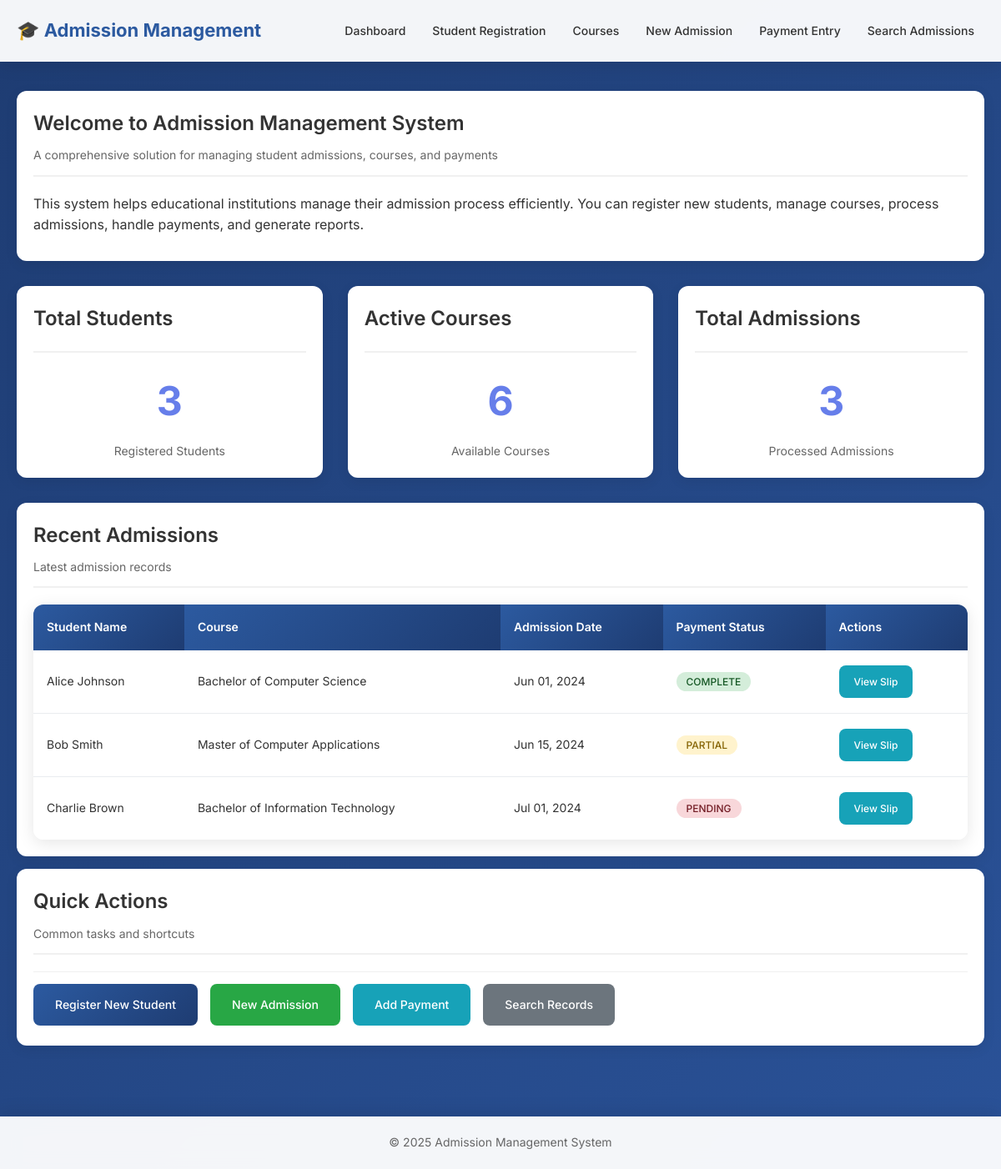
The page / on the database its author committed.
### tables this page shows
CREATE TABLE IF NOT EXISTS admission (
    Admission_ID INT AUTO_INCREMENT PRIMARY KEY,
    Student_ID INT NOT NULL,
    Course_ID INT NOT NULL,
    Admission_Date DATE NOT NULL,
    Payment_Status ENUM('Pending', 'Partial', 'Complete') DEFAULT 'Pending',
    Created_Date TIMESTAMP DEFAULT CURRENT_TIMESTAMP,
    FOREIGN KEY (Student_ID) REFERENCES student(Student_ID) ON DELETE CASCADE,
    FOREIGN KEY (Course_ID) REFERENCES course(Course_ID) ON DELETE CASCADE
);

CREATE TABLE IF NOT EXISTS student (
    Student_ID INT AUTO_INCREMENT PRIMARY KEY,
    Name VARCHAR(100) NOT NULL,
    Email VARCHAR(100) UNIQUE NOT NULL,
    Phone VARCHAR(15) NOT NULL,
    Address TEXT NOT NULL,
    DOB DATE NOT NULL,
    Created_Date TIMESTAMP DEFAULT CURRENT_TIMESTAMP
);

CREATE TABLE IF NOT EXISTS course (
    Course_ID INT AUTO_INCREMENT PRIMARY KEY,
    Course_Name VARCHAR(150) NOT NULL,
    Duration VARCHAR(50) NOT NULL,
    Fees DECIMAL(10,2) NOT NULL,
    Dept_ID INT,
    FOREIGN KEY (Dept_ID) REFERENCES department(Dept_ID)
);

### index.php (the view, shortened to what this page needs)
<!DOCTYPE html>
<html lang="en">
<head>
    <link rel="stylesheet" href="css/style.css">
</head>
<body>
    <nav class="navbar">
        <div class="nav-container">
            <a href="index.php" class="nav-brand">🎓 Admission Management</a>
            <ul class="nav-menu">
                <li><a href="index.php" class="nav-link">Dashboard</a></li>
                <li><a href="student_registration.php" class="nav-link">Student Registration</a></li>
                <li><a href="courses.php" class="nav-link">Courses</a></li>
                <li><a href="admission_form.php" class="nav-link">New Admission</a></li>
                <li><a href="payment_entry.php" class="nav-link">Payment Entry</a></li>
                <li><a href="search_admissions.php" class="nav-link">Search Admissions</a></li>
            </ul>
        </div>
    </nav>
    <div class="main-content">
        <div class="container">
            <div class="card">
                <div class="card-header">
                    <h1 class="card-title">Welcome to Admission Management System</h1>
                    <p class="card-subtitle">A comprehensive solution for managing student admissions, courses, and payments</p>
                </div>
                <div class="row">
                    <div class="col-md-12">
                        <p>This system helps educational institutions manage their admission process efficiently. You can register new students, manage courses, process admissions, handle payments, and generate reports.</p>
                    </div>
                </div>
            </div>
            <div class="row">
                <div class="col-md-4">
                    <div class="card">
                        <div class="card-header">
                            <h3 class="card-title">Total Students</h3>
                        </div>
                        <?php
                        require_once 'config/database.php';
                        $result = $conn->query("SELECT COUNT(*) as count FROM student");
                        $student_count = $result->fetch_assoc()['count'];
                        ?>
                        <div class="stats-number"><?php echo $student_count; ?></div>
                        <div class="stats-label">Registered Students</div>
                    </div>
                </div>
                <div class="col-md-4">
                    <div class="card">
                        <div class="card-header">
                            <h3 class="card-title">Active Courses</h3>
                        </div>
                        <?php
                        $result = $conn->query("SELECT COUNT(*) as count FROM course");
                        $course_count = $result->fetch_assoc()['count'];
                        ?>
                        <div class="stats-number"><?php echo $course_count; ?></div>
                        <div class="stats-label">Available Courses</div>
                    </div>
                </div>
                <div class="col-md-4">
                    <div class="card">
                        <div class="card-header">
                            <h3 class="card-title">Total Admissions</h3>
                        </div>
                        <?php
                        $result = $conn->query("SELECT COUNT(*) as count FROM admission");
                        $admission_count = $result->fetch_assoc()['count'];
                        ?>
                        <div class="stats-number"><?php echo $admission_count; ?></div>
                        <div class="stats-label">Processed Admissions</div>
                    </div>
                </div>
            </div>
            <div class="card">
                <div class="card-header">
                    <h2 class="card-title">Recent Admissions</h2>
                    <p class="card-subtitle">Latest admission records</p>
                </div>
                <div class="table-responsive">
                    <table class="table">
                        <thead>
                            <tr>
                                <th>Student Name</th>
                                <th>Course</th>
                                <th>Admission Date</th>
                                <th>Payment Status</th>
                                <th>Actions</th>
                            </tr>
                        </thead>
                        <tbody>
                            <?php
                            $sql = "SELECT a.*, s.Name as student_name, c.Course_Name
                                   FROM admission a
                                   JOIN student s ON a.Student_ID = s.Student_ID
                                   JOIN course c ON a.Course_ID = c.Course_ID
                                   ORDER BY a.Created_Date DESC LIMIT 5";
                            $result = $conn->query($sql);
                            if ($result->num_rows > 0) {
                                while($row = $result->fetch_assoc()) {
                                    echo "<tr>";
                                    echo "<td>" . htmlspecialchars($row['student_name']) . "</td>";
                                    echo "<td>" . htmlspecialchars($row['Course_Name']) . "</td>";
                                    echo "<td>" . date('M d, Y', strtotime($row['Admission_Date'])) . "</td>";
                                    echo "<td><span class='status-badge status-" . strtolower($row['Payment_Status']) . "'>" . $row['Payment_Status'] . "</span></td>";
                                    echo "<td>";
                                    echo "<a href='admission_slip.php?id=" . $row['Admission_ID'] . "' class='btn btn-info btn-small'>View Slip</a>";
                                    echo "</td>";
                                    echo "</tr>";
                                }
                            } else {
                                echo "<tr><td colspan='5' style='text-align: center; color: #666;'>No admissions found</td></tr>";
                            }
                            ?>
                        </tbody>
                    </table>
                </div>
            </div>
            <div class="card">
                <div class="card-header">
                    <h2 class="card-title">Quick Actions</h2>
                    <p class="card-subtitle">Common tasks and shortcuts</p>
                </div>
                <div class="btn-group">
                    <a href="student_registration.php" class="btn btn-primary">Register New Student</a>
                    <a href="admission_form.php" class="btn btn-success">New Admission</a>
                    <a href="payment_entry.php" class="btn btn-info">Add Payment</a>
                    <a href="search_admissions.php" class="btn btn-secondary">Search Records</a>
                </div>
            </div>
        </div>
    </div>
    <footer class="footer">
        <div class="container">
            <p class="footer-text">© 2025 Admission Management System</p>
        </div>
    </footer>
</body>
</html>

### css/style.css (style rules this page uses)
* { margin: 0; padding: 0; box-sizing: border-box; }
body { font-family: 'Inter', 'Segoe UI', Tahoma, Geneva, Verdana, sans-serif; background: linear-gradient(135deg, #1e3c72 0%, #2a5298 100%); min-height: 100vh; line-height: 1.6; color: #333; }
.container { max-width: 1200px; margin: 0 auto; padding: 0 20px; }
.navbar { background: rgba(255, 255, 255, 0.95); backdrop-filter: blur(10px); box-shadow: 0 4px 20px rgba(0, 0, 0, 0.1); position: sticky; top: 0; z-index: 1000; padding: 12px 0; }
.nav-container { display: flex; justify-content: space-between; align-items: center; max-width: 1200px; margin: 0 auto; padding: 0 20px; min-height: 50px; }
.nav-brand { font-size: 22px; font-weight: 700; color: #2c5aa0; text-decoration: none; white-space: nowrap; margin-right: 20px; }
.nav-menu { display: flex; list-style: none; gap: 8px; margin: 0; padding: 0; align-items: center; flex-wrap: nowrap; }
.nav-menu li { margin: 0; padding: 0; }
.nav-link { text-decoration: none; color: #333; font-weight: 500; padding: 8px 12px; border-radius: 6px; transition: all 0.2s ease; white-space: nowrap; font-size: 14px; display: block; }
.main-content { min-height: calc(100vh - 140px); padding: 20px 0; }
.card { background: white; border-radius: 12px; padding: 20px; margin: 15px 0; box-shadow: 0 4px 15px rgba(0, 0, 0, 0.08); transition: transform 0.2s ease, box-shadow 0.2s ease; }
.card-header { margin-bottom: 20px; padding-bottom: 12px; border-bottom: 2px solid #f0f0f0; }
.card-title { font-size: 24px; font-weight: 600; color: #333; margin-bottom: 8px; }
.card-subtitle { color: #666; font-size: 14px; }
.btn { display: inline-block; padding: 14px 26px; border: none; border-radius: 8px; font-size: 14px; font-weight: 500; text-decoration: none; cursor: pointer; transition: all 0.3s ease; text-align: center; min-width: 120px; margin: 4px 0; box-sizing: border-box; }
.btn-primary { background: linear-gradient(135deg, #2c5aa0, #1e3c72); color: white; }
.btn-secondary { background: #6c757d; color: white; }
.btn-success { background: #28a745; color: white; }
.btn-info { background: #17a2b8; color: white; }
.btn-small { padding: 10px 18px; font-size: 12px; min-width: auto; margin: 2px 0; }
.btn-group { display: flex; gap: 15px; margin-top: 25px; flex-wrap: wrap; align-items: center; }
.table-responsive { overflow-x: auto; margin-top: 20px; border-radius: 12px; box-shadow: 0 4px 20px rgba(0, 0, 0, 0.1); }
.table { width: 100%; border-collapse: collapse; background: white; margin: 0; }
.table th { background: linear-gradient(135deg, #2c5aa0, #1e3c72); color: white; padding: 16px; font-weight: 600; text-align: left; font-size: 14px; }
.table td { padding: 16px; border-bottom: 1px solid #e9ecef; font-size: 14px; }
.table tr:last-child td { border-bottom: none; }
.row { display: flex; flex-wrap: wrap; margin: 0 -15px; align-items: stretch; }
.col-md-4 { flex: 0 0 33.333333%; max-width: 33.333333%; padding: 0 15px; box-sizing: border-box; }
.col-md-12 { flex: 0 0 100%; max-width: 100%; padding: 0 15px; box-sizing: border-box; }
.status-badge { padding: 4px 12px; border-radius: 20px; font-size: 12px; font-weight: 500; text-transform: uppercase; }
.status-complete { background-color: #d4edda; color: #155724; }
.status-partial { background-color: #fff3cd; color: #856404; }
.status-pending { background-color: #f8d7da; color: #721c24; }
.footer { background: rgba(255, 255, 255, 0.95); backdrop-filter: blur(10px); text-align: center; padding: 20px 0; margin-top: 50px; box-shadow: 0 -4px 20px rgba(0, 0, 0, 0.1); }
.footer-text { color: #666; font-size: 14px; }
.form-control, .btn, .search-input { position: relative; z-index: 1; }
.card .row { margin-bottom: 10px; }
.card .btn-group { margin-top: 20px; padding-top: 10px; border-top: 1px solid #f0f0f0; }
.card { animation: fadeInUp 0.6s ease-out; }

### index.php (style rules this page uses)
.stats-number { font-size: 48px; font-weight: 700; color: #667eea; text-align: center; margin: 20px 0 10px 0; }
.stats-label { text-align: center; color: #666; font-size: 14px; }

### rows shown on the page
admission: Student_ID.Name "Alice Johnson", Course_ID.Course_Name "Bachelor of Computer Science", Admission_Date "Jun 01, 2024", Payment_Status "COMPLETE"
admission: Student_ID.Name "Bob Smith", Course_ID.Course_Name "Master of Computer Applications", Admission_Date "Jun 15, 2024", Payment_Status "PARTIAL"
admission: Student_ID.Name "Charlie Brown", Course_ID.Course_Name "Bachelor of Information Technology", Admission_Date "Jul 01, 2024", Payment_Status "PENDING"

### other values the page prints
$student_count "3"
$course_count "6"
$admission_count "3"
